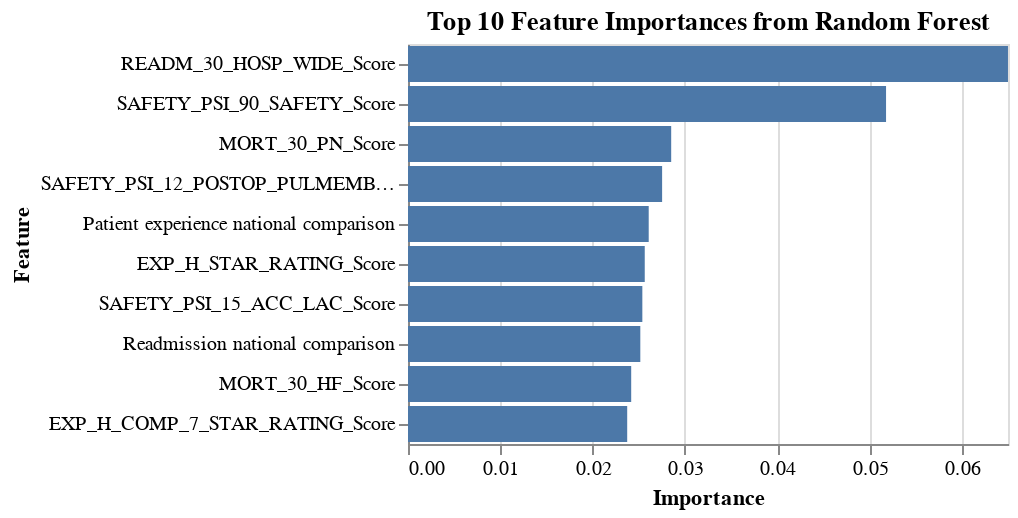

Notebook source saved alongside this figure:
### Markdown cell above
Top 10 most important features overview

### Code cell
import altair as alt
from sklearn.ensemble import RandomForestClassifier
from IPython.display import display

# Train a RandomForestClassifier
rf_classifier = RandomForestClassifier(random_state=0)
rf_classifier.fit(X_train, y_train)

# Get feature importances
importances = rf_classifier.feature_importances_

# Create a DataFrame with feature names and importances
feature_importances = pd.DataFrame({'Feature': X_train.columns, 'Importance': importances})
feature_importances = feature_importances.sort_values(by='Importance', ascending=False)

# Display the top 10 features
print(feature_importances.head(10))

# Create a bar chart to visualize feature importances
chart = alt.Chart(feature_importances.head(10)).mark_bar().encode(
    x=alt.X('Importance:Q', axis=alt.Axis(title='Importance')),
    y=alt.Y('Feature:N', sort='-x', axis=alt.Axis(title='Feature')),
    tooltip = ['Feature', 'Importance']
).properties(
    title='Top 10 Feature Importances from Random Forest'
).interactive()

chart.save('feature_importances_bar_chart.json')

# Load the saved chart JSON
with open('feature_importances_bar_chart.json', 'r') as f:
    chart_json = f.read()

# Display the chart in Jupyter Notebook
display(alt.Chart.from_json(chart_json))

### Figure 1 — Vega-Lite specification as saved in the notebook (floating-point values rounded to 4 significant figures)
{"config": {"view": {"continuousWidth": 300, "continuousHeight": 300}}, "data": {"name": "data-8f8e0e75d0cbc3a2d765365b7c48df79"}, "mark": {"type": "bar"}, "datasets": {"data-8f8e0e75d0cbc3a2d765365b7c48df79": [{"Feature": "READM_30_HOSP_WIDE_Score", "Importance": 0.065}, {"Feature": "SAFETY_PSI_90_SAFETY_Score", "Importance": 0.05179}, {"Feature": "MORT_30_PN_Score", "Importance": 0.02851}, {"Feature": "SAFETY_PSI_12_POSTOP_PULMEMB_DVT_Score", "Importance": 0.02753}, {"Feature": "Patient experience national comparison", "Importance": 0.02608}, {"Feature": "EXP_H_STAR_RATING_Score", "Importance": 0.02565}, {"Feature": "SAFETY_PSI_15_ACC_LAC_Score", "Importance": 0.02539}, {"Feature": "Readmission national comparison", "Importance": 0.02517}, {"Feature": "MORT_30_HF_Score", "Importance": 0.02418}, {"Feature": "EXP_H_COMP_7_STAR_RATING_Score", "Importance": 0.02375}]}, "encoding": {"tooltip": [{"field": "Feature", "type": "nominal"}, {"field": "Importance", "type": "quantitative"}], "x": {"axis": {"title": "Importance"}, "field": "Importance", "type": "quantitative"}, "y": {"axis": {"title": "Feature"}, "field": "Feature", "sort": "-x", "type": "nominal"}}, "params": [{"name": "param_2", "select": {"type": "interval", "encodings": ["x", "y"]}, "bind": "scales"}], "title": "Top 10 Feature Importances from Random Forest", "$schema": "https://vega.github.io/schema/vega-lite/v5.17.0.json"}
